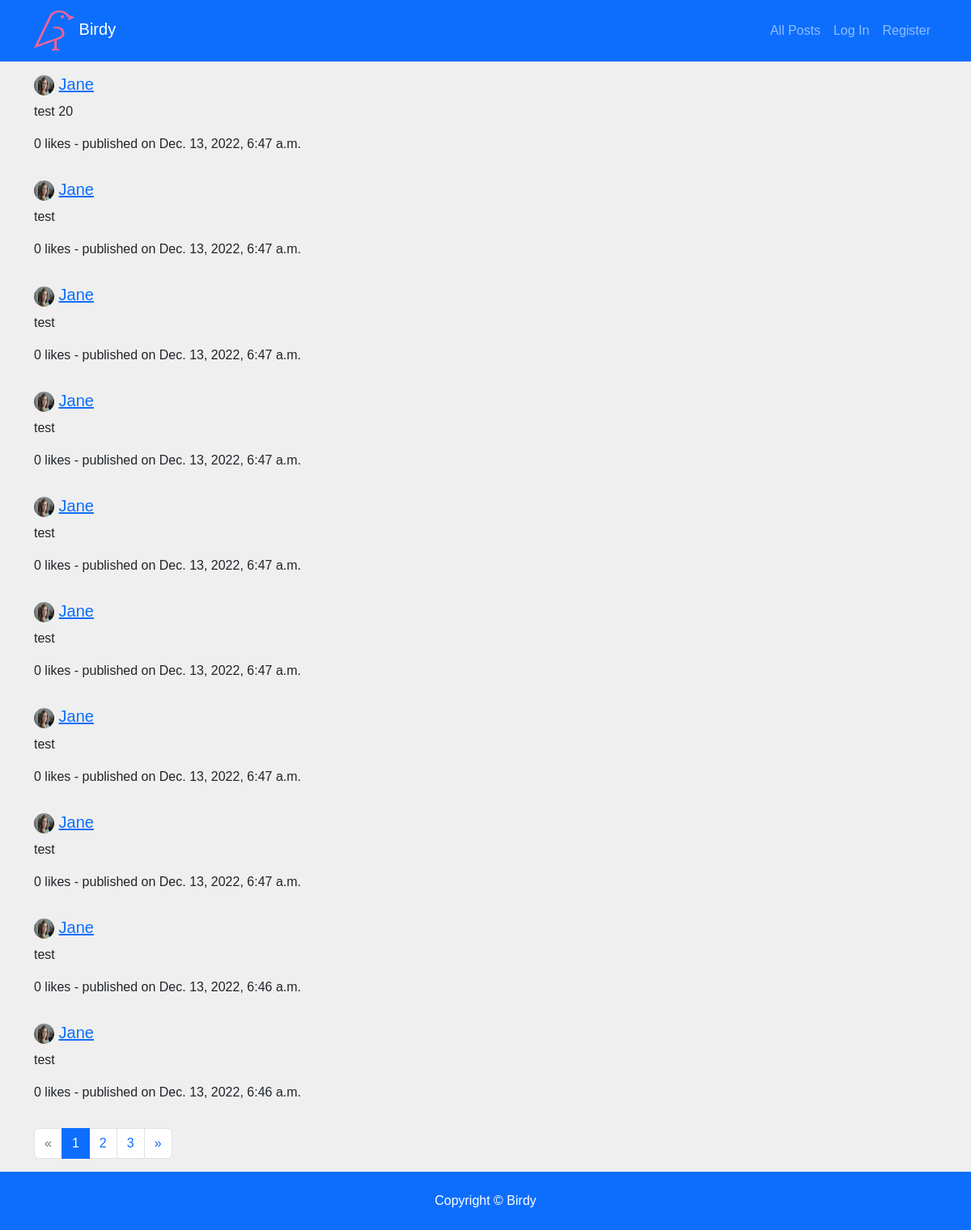
The page / on the database its author committed.
### network/models.py (models this page shows, shortened)
class Post(models.Model):
    author = models.ForeignKey(User, on_delete=models.CASCADE, related_name='tweets')
    body = models.CharField(max_length = 144)
    publish = models.DateTimeField(default=timezone.now)
    created = models.DateTimeField(auto_now_add=True)
    updated = models.DateTimeField(auto_now=True)
    likes = models.ManyToManyField(User, related_name='post_like', blank=True)
    class Meta:
        ordering = ['-publish']
        indexes = [
            models.Index(fields=['-publish']),
        ]
    def number_of_likes(self):
        return self.likes.count()

class User(AbstractUser):
    bio = models.TextField(blank=True)
    country = models.CharField(max_length=200, blank=True)
    avatar = models.ImageField(upload_to='avatars', blank=True, default='avatar.png')
    slug = models.SlugField(unique=True, blank=True)
    updated_last = models.DateTimeField(auto_now=True)

### network/views.py (the view)
# urls.py: path("", views.index, name="index"),
def index(request):
    tweets = Post.objects.order_by('-updated')
    paginator = Paginator(tweets, 10)
    page = request.GET.get('page')
    paged_tweets = paginator.get_page(page)
    context = {
        "tweets": paged_tweets
    }
    return render(request, "network/index.html", context )

### templates/network/index.html (shortened to what this page needs)
{% extends "base.html" %}
{% load static %}
{% block body %}
    <div class="row">
        {% if tweets %}
            {% for tweet in tweets%}
            <div class="w3-container w3-border w3-round-xlarge" id="container{{tweet.id}}">
                <h5 id="'img{{tweet.id}}"><img src="{{ tweet.author.avatar.url }}" class="rounded-circle" alt="" height="25px" width="25px"> <a href="{% url 'profile' tweet.author.id %}"> {{ tweet.author.username }} </a></h5>
                <p id="body{{tweet.id}}">{{ tweet.body }}</p>
                <p id="date{{tweet.id}}">
                    <span id="number_of_likes{{tweet.id}}">{{tweet.number_of_likes }}</span> likes  - published on {{ tweet.publish }}
                </p>
            </div>
            {% endfor %}
        {% else %}
                <p>No Tweet!</p>
        {% endif %}
    </div>
    <div class="row">
        <div class="col-md-12">
            {% if tweets.has_other_pages %}
                <ul class="pagination">
                {% if tweets.has_previous %}
                  <li class="page_item">
                    <a href="?page={{tweets.previous_page_number}}" class="page-link">&laquo;</a>
                  </li>
                {% else %}
                  <li class="page-item disabled">
                    <a class="page-link">&laquo;</a>
                  </li>
                {% endif %}
                {% for i in tweets.paginator.page_range %}
                  {% if tweets.number == i %}
                    <li class="page-item active">
                      <a class="page-link">{{i}}</a>
                    </li>
                  {% else %}
                    <li class="page-item">
                      <a href="?page={{i}}" class="page-link">{{i}}</a>
                    </li>
                  {% endif %}
                {% endfor %}
                {% if tweets.has_next %}
                    <li class="page-item">
                      <a href="?page={{tweets.next_page_number}}" class="page-link">&raquo;</a>
                    </li>
                {% else %}
                <li class="page-item disabled">
                  <a class="page-link">&raquo;</a>
                </li>
                {% endif %}
                </ul>
            {% endif %}
          </div>
    </div>
{% endblock %}

### project4/static/css/style.css (style rules this page uses)
* { margin: 0; padding: 0; font-family: 'poppins', sans-serif; }
body { background: #efefef; }

### rows shown on the page
Post: author.avatar (picture), author.username "Jane", body "test 20", number_of_likes "0", publish "Dec. 13, 2022, 6:47 a.m."
Post: author.avatar (picture), author.username "Jane", body "test", number_of_likes "0", publish "Dec. 13, 2022, 6:47 a.m."
Post: author.avatar (picture), author.username "Jane", body "test", number_of_likes "0", publish "Dec. 13, 2022, 6:47 a.m."
Post: author.avatar (picture), author.username "Jane", body "test", number_of_likes "0", publish "Dec. 13, 2022, 6:47 a.m."
Post: author.avatar (picture), author.username "Jane", body "test", number_of_likes "0", publish "Dec. 13, 2022, 6:47 a.m."
Post: author.avatar (picture), author.username "Jane", body "test", number_of_likes "0", publish "Dec. 13, 2022, 6:47 a.m."
Post: author.avatar (picture), author.username "Jane", body "test", number_of_likes "0", publish "Dec. 13, 2022, 6:47 a.m."
Post: author.avatar (picture), author.username "Jane", body "test", number_of_likes "0", publish "Dec. 13, 2022, 6:47 a.m."
Post: author.avatar (picture), author.username "Jane", body "test", number_of_likes "0", publish "Dec. 13, 2022, 6:46 a.m."
Post: author.avatar (picture), author.username "Jane", body "test", number_of_likes "0", publish "Dec. 13, 2022, 6:46 a.m."

### other values the page prints
{{ i }} "1"
{{ i }} "2" "3"
